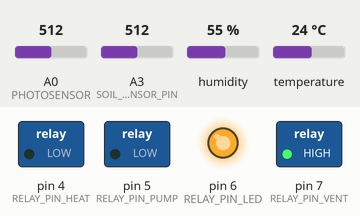
Bench run of a sketch on a simulated Arduino Uno, built with avr-gcc and run on an emulated ATmega328P. On the bench: switched loads named in the sketch (green lamp = pin HIGH), output pins drawn as LEDs (lit = HIGH). The test bench sets the inputs (shaded band); at power-on: temperature 24 °C, A0 (PHOTOSENSOR) = 512, A3 (SOIL_SENSOR_PIN) = 512, humidity 55 %. What the sketch prints to the serial monitor is not drawn.

Above: at 1.2 s.
1.3 s: temperature set to 18 °C
7.4 s: temperature set to 15 °C
At 9.4 s:
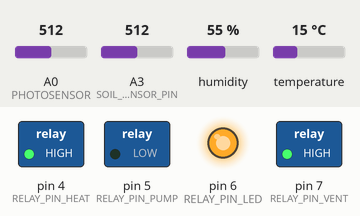
At 11.1 s:
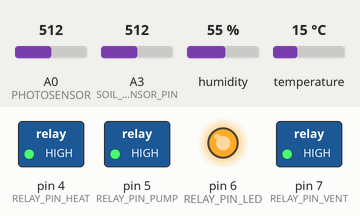
13.5 s: A0 (PHOTOSENSOR) set to 494
At 14.8 s:
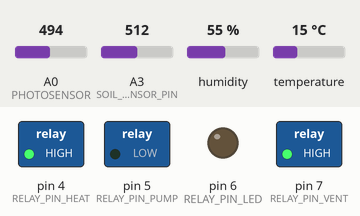
15.1 s: A3 (SOIL_SENSOR_PIN) set to 106
21.2 s: A3 (SOIL_SENSOR_PIN) set to 91
22.7 s: A3 (SOIL_SENSOR_PIN) set to 210
At 24.2 s:
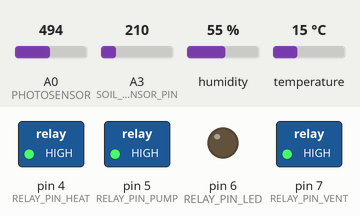
Timing chart, 0 to 27.7 s (numbered marks = the images above; inputs shaded):
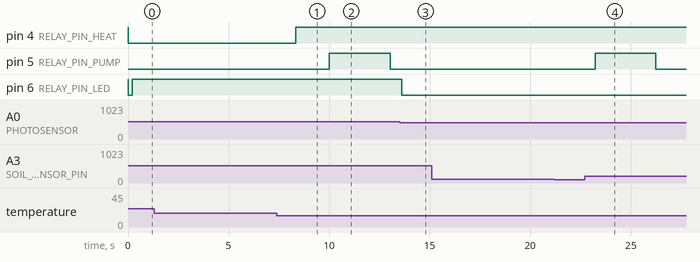

The sketch:

Osnova.ino
```cpp
#include <DHT.h>

// Пины датчиков
#define PHOTOSENSOR         A0
#define GROUND_SENSOR       A1
#define SOIL_SENSOR_PIN     A3
#define DHT_PIN             12

// Пины реле
#define RELAY_PIN_LED       6
#define RELAY_PIN_PUMP      5
#define RELAY_PIN_HEAT      4
#define RELAY_PIN_VENT      7

// Тип датчика DHT
#define DHT_TYPE            DHT11

// Пороговые значения
#define LIGHT_THRESHOLD     500
#define TEMP_THRESHOLD      16
#define MOISTURE_THRESHOLD  200
#define READ_INTERVAL       50


DHT dht(DHT_PIN, DHT_TYPE);

unsigned long previousTime = 0;
unsigned int lightData = 0;
unsigned int sensorValue = 0;
  unsigned int moisturePercent = 0;
  int endtime = 5000;
unsigned long previousMillis = 0;
bool PumpState = LOW;
const long onTime = 3000;
const long offTime  = 10000;


void setup() {
  Serial.begin(9600);
  dht.begin();

  // Настройка пинов датчиков
  pinMode(PHOTOSENSOR, INPUT);
  pinMode(GROUND_SENSOR, INPUT);
  pinMode(SOIL_SENSOR_PIN, INPUT);

  // Настройка пинов реле (HIGH - выключено, LOW - включено)
  pinMode(RELAY_PIN_LED, OUTPUT);
  pinMode(RELAY_PIN_PUMP, OUTPUT);
  pinMode(RELAY_PIN_VENT, OUTPUT);
  pinMode(RELAY_PIN_HEAT, OUTPUT);

  // Изначально все выключено
  digitalWrite(RELAY_PIN_LED, HIGH);
  digitalWrite(RELAY_PIN_PUMP, LOW);
  digitalWrite(RELAY_PIN_VENT, HIGH);
  digitalWrite(RELAY_PIN_HEAT, HIGH);

  Serial.println("Теплица запущена!");
}

void loop() {
  // Чтение температуры и влажности воздуха
  float humidity = dht.readHumidity();
  float temperature = dht.readTemperature();

  // Управление освещением
  controlLighting();

  // Управление климатом
  controlClimate(temperature);

  // Управление поливом (только при низкой температуре)

    controlWatering();


  // Вывод данных в монитор порта
  printSensorData(temperature, humidity);

  delay(100); // Небольшая задержка для стабильности
}

void controlClimate(float temperature) {
  if (temperature > TEMP_THRESHOLD) {
    // Включить вентиляцию и выключить обогрев
    digitalWrite(RELAY_PIN_VENT, HIGH);   // Вентиляция включена
    digitalWrite(RELAY_PIN_HEAT, LOW);  // Обогрев выключен
  } else {
    // Выключить вентиляцию и включить обогрев
    digitalWrite(RELAY_PIN_VENT, HIGH);  // Вентиляция выключена
    digitalWrite(RELAY_PIN_HEAT, HIGH);   // Обогрев включен
  }
}

void controlLighting() {
  // Чтение данных с фотосенсора каждые 50 мс
  if (millis() - previousTime >= READ_INTERVAL) {
    previousTime = millis();
    lightData = analogRead(PHOTOSENSOR);
  }

  // Включение света при недостаточной освещенности
  if (lightData > LIGHT_THRESHOLD) {
    digitalWrite(RELAY_PIN_LED, HIGH); // Свет выключен
  } else {
    digitalWrite(RELAY_PIN_LED, LOW);  // Свет включен
  }
}


void controlWatering() {
   sensorValue = analogRead(SOIL_SENSOR_PIN);

  // Включение полива при сухой почве
  unsigned long currentMillis = millis();
  if ( (PumpState == HIGH) && (currentMillis - previousMillis >= onTime))
  {
    PumpState = LOW;
    previousMillis = currentMillis;
    digitalWrite(RELAY_PIN_PUMP, LOW);   // Насос включен
  } else if ((sensorValue > MOISTURE_THRESHOLD) && (PumpState == LOW) && (currentMillis - previousMillis >= offTime)) {
    PumpState = HIGH;
    previousMillis = currentMillis;

    digitalWrite(RELAY_PIN_PUMP, HIGH);

      // Насос выключен
  }
}

void printSensorData(float temperature, float humidity)
 {
  Serial.print("Температура: ");
  Serial.print(temperature);
  Serial.print("°C | Влажность воздуха: ");
  Serial.print(humidity);
  Serial.print("% | Освещенность: ");
  Serial.print(lightData);
  Serial.print(" | Влажность почвы:  ");
  Serial.println(sensorValue);


}
```

HW.cpp
```cpp
#include <stdio.h>

int main()
{
    printf("Hello world!");
}
```

sravni.cpp
```cpp
#include <stdio.h>
#include <math.h>


typedef int RUB;
typedef int USDT;


// Структура для персонажа
struct Person {
    RUB bank_account;
    RUB income;
    RUB food;
    RUB rent;           // Аренда жилья
    RUB car;            // Расходы на машину
    RUB trips;          // Расходы на путешествия
    RUB other;          // Прочие расходы
    RUB mortgage_payment; // Ежемесячный платеж по ипотеке
    RUB down_payment;   // Первоначальный взнос
    RUB apartment_price; // Стоимость квартиры
    int has_apartment;  // Флаг владения квартирой
};


struct Person alice;
struct Person bob;


// Функции для Alice
void alice_income(const int year, const int month)
{
    if(month == 10) {
        alice.income = alice.income * 1.07;  // Индексация
    }

    if(year == 2030 && month == 3) {
        alice.income *= 1.5;  // Повышение
    }

    alice.bank_account += alice.income;
}


void alice_food()
{
    alice.bank_account -= alice.food;
}


void alice_mortgage()
{
    alice.bank_account -= alice.mortgage_payment;
}


void alice_car()
{
    alice.bank_account -= alice.car;
}


void alice_trip()
{
    alice.bank_account -= alice.trips;
}


void alice_other()
{
    alice.bank_account -= alice.other;
}


// Функции для Bob
void bob_income(const int year, const int month)
{
    if(month == 10) {
        bob.income = bob.income * 1.07;  // Индексация
    }

    if(year == 2030 && month == 3) {
        bob.income *= 1.5;  // Повышение
    }

    bob.bank_account += bob.income;
}


void bob_food()
{
    bob.bank_account -= bob.food;
}


void bob_rent()
{
    bob.bank_account -= bob.rent;
}


void bob_car()
{
    bob.bank_account -= bob.car;
}


void bob_trip()
{
    bob.bank_account -= bob.trips;
}


void bob_other()
{
    bob.bank_account -= bob.other;
}


void bob_buy_apartment(const int year, const int month)
{
    // Bob покупает квартиру, когда накопил достаточно
    if (!bob.has_apartment && bob.bank_account >= bob.apartment_price) {
        bob.bank_account -= bob.apartment_price;
        bob.has_apartment = 1;
        printf("Bob купил квартиру в %d году, месяце %d за %d рублей\n",
               year, month, bob.apartment_price);
    }
}


// Расчет ежемесячного платежа по ипотеке
RUB calculate_mortgage_payment(RUB principal, double annual_rate, int term_years)
{
    double monthly_rate = annual_rate / 12;
    int total_payments = term_years * 12;

    double payment = principal * monthly_rate * pow(1. + monthly_rate, total_payments) /
                    (pow(1. + monthly_rate, total_payments) - 1.);

    return (RUB)payment;
}


// Обновление цен с учетом инфляции
void update_prices(const int year, const int month)
{
    if (month == 1) { // Ежегодная индексация в январе
        double inflation_rate = 0.07; // 7% годовая инфляция

        // Обновляем стоимость квартиры
        bob.apartment_price = (RUB)(bob.apartment_price * (1. + inflation_rate));

        // Обновляем арендную плату (растет с инфляцией)
        bob.rent = (RUB)(bob.rent * (1. + inflation_rate));

        // Обновляем другие расходы
        alice.food = (RUB)(alice.food * (1. + inflation_rate));
        bob.food = (RUB)(bob.food * (1. + inflation_rate));

        alice.car = (RUB)(alice.car * (1. + inflation_rate));
        bob.car = (RUB)(bob.car * (1. + inflation_rate));

        alice.trips = (RUB)(alice.trips * (1. + inflation_rate));
        bob.trips = (RUB)(bob.trips * (1. + inflation_rate));

        alice.other = (RUB)(alice.other * (1. + inflation_rate));
        bob.other = (RUB)(bob.other * (1. + inflation_rate));
    }
}


void simulation()
{
    int year = 2025;
    int month = 9;

    while(!(year == 2045 && month == 9)) {
        // Обновление цен с учетом инфляции
        update_prices(year, month);

        // Месяц Alice
        alice_income(year, month);
        alice_food();
        alice_mortgage();
        alice_car();
        alice_trip();
        alice_other();

        // Месяц Bob
        bob_income(year, month);
        bob_food();
        bob_rent();
        bob_car();
        bob_trip();
        bob_other();
        bob_buy_apartment(year, month);

        ++month;
        if(month == 13) {
            month = 1;
            ++year;
        }
    }
}


void print_alice_info()
{
    printf("Alice:\n");
    printf("  Капитал = %d RUR\n", alice.bank_account);
    printf("  Владеет квартирой: %s\n", alice.has_apartment ? "Да" : "Нет");
    if (alice.has_apartment) {
        printf("  Стоимость квартиры: %d RUR\n", alice.apartment_price);
    }
    printf("  Общая стоимость активов: %d RUR\n",
           alice.bank_account + (alice.has_apartment ? alice.apartment_price : 0));
}


void print_bob_info()
{
    printf("Bob:\n");
    printf("  Капитал = %d RUR\n", bob.bank_account);
    printf("  Владеет квартирой: %s\n", bob.has_apartment ? "Да" : "Нет");
    if (bob.has_apartment) {
        printf("  Стоимость квартиры: %d RUR\n", bob.apartment_price);
    }
    printf("  Общая стоимость активов: %d RUR\n",
           bob.bank_account + (bob.has_apartment ? bob.apartment_price : 0));
}


void compare_strategies()
{
    RUB alice_total = alice.bank_account + (alice.has_apartment ? alice.apartment_price : 0);
    RUB bob_total = bob.bank_account + (bob.has_apartment ? bob.apartment_price : 0);

    printf("\n=== СРАВНЕНИЕ СТРАТЕГИЙ ===\n");
    printf("Alice общая стоимость: %d RUR\n", alice_total);
    printf("Bob общая стоимость: %d RUR\n", bob_total);

    if (alice_total > bob_total) {
        printf("Стратегия Alice выгоднее на %d RUR\n", alice_total - bob_total);
    } else if (bob_total > alice_total) {
        printf("Стратегия Bob выгоднее на %d RUR\n", bob_total - alice_total);
    } else {
        printf("Стратегии равны по результату\n");

    }
}


void alice_init()
{
    const int initial_apartment_price = 10 * 1000 * 1000;  // 10 млн рублей
    const double mortgage_rate = 0.08;            // 8% годовая ставка по ипотеке
    const int mortgage_term = 20;                 // Срок ипотеки 20 лет
    const double down_payment_percent = 0.15;     // 15% первоначальный взнос

    alice.bank_account = 1000 * 1000;
    alice.income = 200 * 1000;
    alice.food = 30000;
    alice.rent = 0;
    alice.car = 15000;
    alice.trips = 20000;
    alice.other = 10000;
    alice.apartment_price = initial_apartment_price;
    alice.down_payment = alice.apartment_price * down_payment_percent;
    alice.has_apartment = 1; // Alice сразу покупает квартиру

    // Расчет ипотечного платежа
    RUB mortgage_amount = alice.apartment_price - alice.down_payment;
    alice.mortgage_payment = calculate_mortgage_payment(mortgage_amount, mortgage_rate, mortgage_term);

    // Первоначальный взнос
    alice.bank_account -= alice.down_payment;
}


void bob_init()
{
    const int initial_apartment_price = 10 * 1000 * 1000;  // 10 млн рублей

    bob.bank_account = 1000 * 1000;
    bob.income = 200 * 1000;
    bob.food = 30000;
    bob.rent = 40000; // Аренда квартиры
    bob.car = 15000;
    bob.trips = 20000;
    bob.other = 10000;
    bob.apartment_price = initial_apartment_price;
    bob.has_apartment = 0;
    bob.mortgage_payment = 0;
}


int main()
{
    alice_init();
    bob_init();
    simulation();
    print_alice_info();
    printf("\n");
    print_bob_info();
    compare_strategies();
    return 0;
}
```

Measured:
- the behaviour switches between 17 and 16 °C on temperature (found by bisection; images 0 and 1)
- the behaviour switches between 501 and 500 on A0 (PHOTOSENSOR) (found by bisection; images 2 and 3)
- after the input at 1.3 s, every drawn part: stays the same
- after the input at 7.4 s, pin 4 (RELAY_PIN_HEAT): LOW → HIGH after 0.94 s
- after the input at 13.5 s, pin 6 (RELAY_PIN_LED): HIGH → LOW after 0.11 s
- after the input at 15.1 s, every drawn part: stays the same
- after the input at 21.2 s, every drawn part: stays the same
- after the input at 22.7 s, pin 5 (RELAY_PIN_PUMP): LOW → HIGH after 0.54 s, → LOW 3.0 s later
